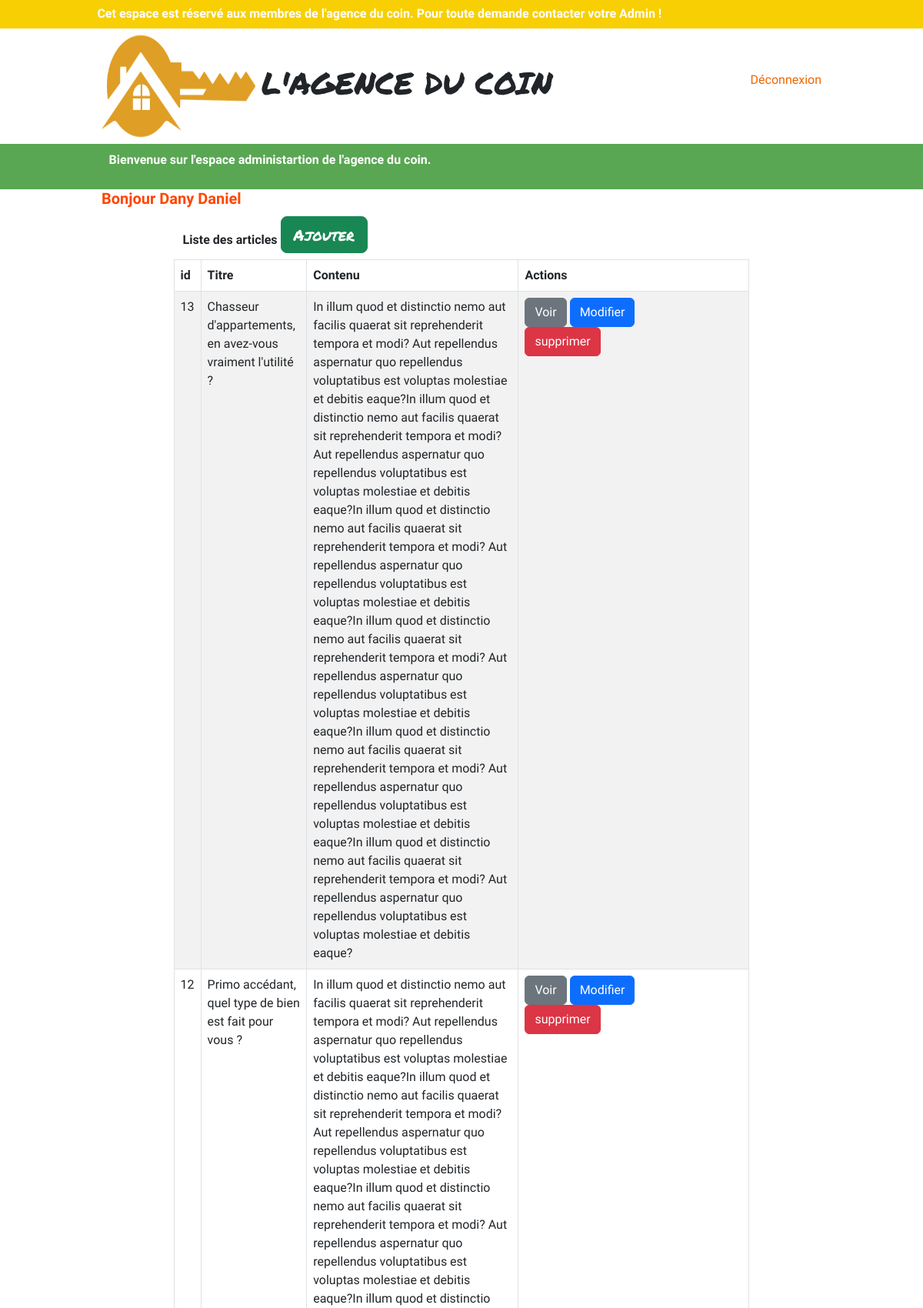
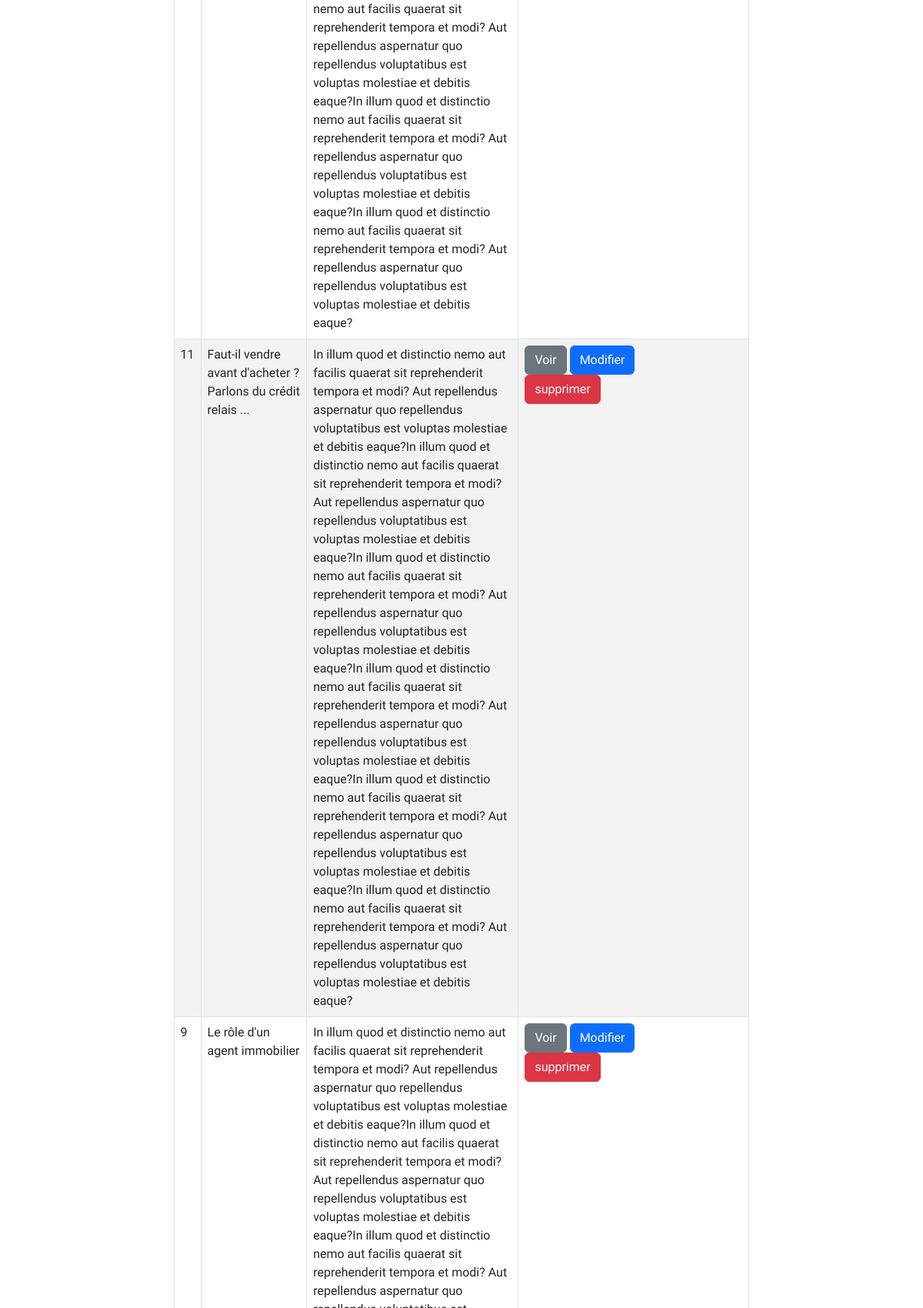
Page /BackOffice213/index.php?route=accueilArticles (signed in, upper part) on the committed database (2 pictures, top to bottom).
### tables this page shows
CREATE TABLE `articles` (
  `id` int(11) NOT NULL,
  `titre` varchar(100) NOT NULL,
  `contenu` longtext NOT NULL
);

### BackOffice213/controllers/ArticlesController.php (called while the page is built, shortened)
<?php
class ArticlesController
{
    public function displayArticles()
    {
        $model = new \Models\Articles();
        $articles = $model->getAllArticles();
        include_once 'views/layout.phtml';
    }
}

### BackOffice213/models/Database.php (called while the page is built, shortened)
<?php
class Database
{
    protected $bdd;
    public function __construct()
    {
        $this->bdd = new \PDO('mysql:host=db.3wa.io;dbname=stefanstan_agence;charset=utf8', 'stefanstan', '948e24b6baa7e293be07f9f927dc1b8c');
    }
    protected function findAll($req, $params = [])
    {
        $query = $this->bdd->prepare($req);
        $query->execute($params);
        return $query->fetchAll();
    }
}

### BackOffice213/models/Articles.php (called while the page is built, shortened)
<?php
class Articles extends Database
{
    public function getAllArticles()
    {
        return $this->findAll("SELECT id, titre, contenu
                               FROM articles
                               ORDER BY id DESC ");
    }
}

### BackOffice213/views/articles.phtml (the view, shortened to what this page needs)
<section class="container admin">
    <article class="row">
        <h1><strong>Liste des articles </strong><a href="index.php?route=displayFormArticle" class="btn btn-success btn-lg"> Ajouter</a></h1>
        <table class="table table-striped table-bordered">
            <thead>
                <tr>
                    <th>id</th>
                    <th>Titre</th>
                    <th>Contenu</th>
                    <th>Actions</th>
                </tr>
            </thead>
            <tbody>
                <?php foreach ($articles as $article) : ?>
                    <tr>
                        <td><?= htmlspecialchars($article['id']) ?></td>
                        <td><?= htmlspecialchars($article['titre']) ?></td>
                        <td><?= htmlspecialchars($article['contenu']) ?></td>
                        <td id="btn-articles">
                            <a class="btn btn-secondary" href="index.php?route=seeArticle&id=<?= htmlspecialchars($article['id']) ?>"> Voir</a>
                            <a class="btn btn-primary" href="index.php?route=updateArticle&id=<?= htmlspecialchars($article['id']) ?>"> Modifier</a>
                            <form action="index.php?route=deleteArticle&id=<?= htmlspecialchars($article['id']) ?>" method="POST">
                                <input type="submit" value="supprimer" class="btn btn-danger">
                            </form>
                        </td>
                    </tr>
                <?php endforeach; ?>
            </tbody>
        </table>
    </article>
</section>

### public/CSS/style.css (style rules this page uses)
:root { --couleur-primaire: #D97059; --jaune: #f8cf03; --vert: #59a653; --blanc : #FFFFFF; --rouge : #CC0000; --general-size: 16px; }
* { margin: 0; padding:0; font-size: var(--general-size); font-family: 'Athiti'; }
body,html { height:100%; }
.container { width: 80%; margin: 0 auto; }
a { color: #EE6600; text-decoration: none; font-weight: normal; }
h1 { font-family: 'Permanent Marker', cursive; }
input { border: solid 1px green; margin-bottom: 10px; padding: 16px; outline: none; border-radius: 6px; margin-bottom: 30px; }
#btn-articles { width: 300px; }

### rows in the picture
articles: id "13", titre "Chasseur d'appartements, en avez-vous vraiment l'utilité ?", contenu "In illum quod et distinctio nemo aut facilis quaerat sit reprehenderit tempora et modi? Aut repellendus aspernatur quo repellendus voluptatibus est voluptas molestiae et debitis eaque?In illum quod et distinctio nemo aut facilis quaerat sit reprehenderit tempora et modi? Aut repellendus aspernatur quo repellendus voluptatibus est voluptas molestiae et debitis eaque?In illum quod et distinctio nemo aut facilis quaerat sit reprehenderit tempora et modi? Aut repellendus aspernatur quo repellendus voluptatibus est voluptas molestiae et debitis eaque?In illum quod et distinctio nemo aut facilis quaerat sit reprehenderit tempora et modi? Aut repellendus aspernatur quo repellendus voluptatibus est…"
articles: id "12", titre "Primo accédant, quel type de bien est fait pour vous ?", contenu "In illum quod et distinctio nemo aut facilis quaerat sit reprehenderit tempora et modi? Aut repellendus aspernatur quo repellendus voluptatibus est voluptas molestiae et debitis eaque?In illum quod et distinctio nemo aut facilis quaerat sit reprehenderit tempora et modi? Aut repellendus aspernatur quo repellendus voluptatibus est voluptas molestiae et debitis eaque?In illum quod et distinctio nemo aut facilis quaerat sit reprehenderit tempora et modi? Aut repellendus aspernatur quo repellendus voluptatibus est voluptas molestiae et debitis eaque?In illum quod et distinctio nemo aut facilis quaerat sit reprehenderit tempora et modi? Aut repellendus aspernatur quo repellendus voluptatibus est…"
articles: id "11", titre "Faut-il vendre avant d'acheter ? Parlons du crédit relais ...", contenu "In illum quod et distinctio nemo aut facilis quaerat sit reprehenderit tempora et modi? Aut repellendus aspernatur quo repellendus voluptatibus est voluptas molestiae et debitis eaque?In illum quod et distinctio nemo aut facilis quaerat sit reprehenderit tempora et modi? Aut repellendus aspernatur quo repellendus voluptatibus est voluptas molestiae et debitis eaque?In illum quod et distinctio nemo aut facilis quaerat sit reprehenderit tempora et modi? Aut repellendus aspernatur quo repellendus voluptatibus est voluptas molestiae et debitis eaque?In illum quod et distinctio nemo aut facilis quaerat sit reprehenderit tempora et modi? Aut repellendus aspernatur quo repellendus voluptatibus est…"
articles: id "9", titre "Le rôle d'un agent immobilier"

### other values in the picture
$_SESSION['user']['nom'] "Dany"
$_SESSION['user']['prenom'] "Daniel"
